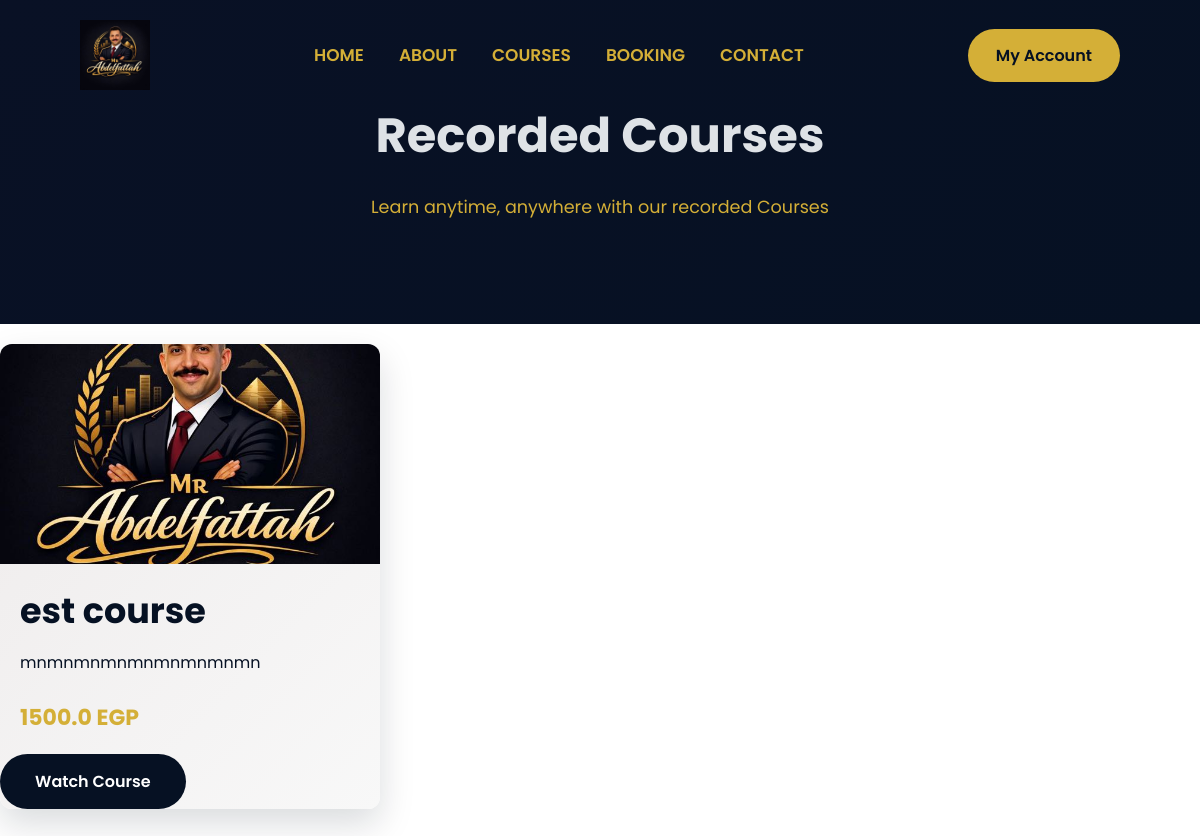
/courses/recorded (signed in), run on the app's committed database.
### models/recorded.py (models this page shows)
class Recorded(db.Model):
    __tablename__ = "recorded"
    id = db.Column(db.Integer, primary_key=True)
    title = db.Column(db.String(100), nullable=False)
    description = db.Column(db.Text)
    price = db.Column(db.Float, nullable=True)
    thumbnail = db.Column(db.String(255), nullable=True)
    lessons = db.relationship("Lessons", backref="recorded", cascade="all, delete-orphan")
    purchase = db.relationship("Purchase", backref="recorded", lazy=True)

### routes/recorded.py (the view)
@recorded.route("/courses/recorded", methods=["POST", "GET"])
def recorded_page():
    recorded = Recorded.query.all()
    purchases ={}
    if current_user.is_authenticated:
        user_purchases = Purchase.query.filter_by(user_id=current_user.id).all()
        purchases ={purchase.recorded_course_id: purchase
                   for purchase in user_purchases
                   }
    return render_template("recorded.html", recorded=recorded ,purchases=purchases)

### file.py (called while the page is built)
@login_manager.user_loader
def load_user(user_id):
    return db.session.get(User, int(user_id))

### templates/recorded.html
{% extends "base.html"%}
{%block body%}
<section class="recorded-page">
    <div class="recorded-header">
       <h1 class="page-title">Recorded Courses</h1>
       <p>Learn anytime, anywhere with our recorded Courses</p>
    </div>
</section>
<section  class="recorded-courses">
    <div class="recorded-container">
        <div class="recorded-grid">
          {%for recorded in recorded%}
            <div class="recorded-card">
                <div class="recorded-img" c>
                    {%if recorded.thumbnail%}
                      <img src="{{ url_for('static', filename='uploads/'+ recorded.thumbnail) }}" alt="{{recorded.title}}">
                    {%endif%}
                </div>
                <div class="recorded-content">
                    <h3>{{recorded.title}}</h3>
                    <p> {{recorded.description}}</p>
                   <span>{{recorded.price}} EGP</span>
                   {% set purchase = purchases.get(recorded.id)%}
                </div>
                <div class="recorded-actions">
                    {%if not purchase %}
                    <a href="{{ url_for('recorded.payment', id=recorded.id)}}" class="btn"> Buy</a>
                    {%elif purchase.status == "pending" %}
                    <button >
                        Waiting Approval
                    </button>
                    {%elif purchase.status =="approved" %}
                    <a href="{{ url_for('recorded.course_lessons', course_id=recorded.id) }}"
                     class="btn btn-primary">
                     Watch Course
                   </a>
                    {%elif purchase.status == "rejected" %}
                    <a href="{{ url_for('recorded.buy_course', id=recorded.id)}}" class="btn">upload pyment again</a>
                    {%endif%}
                </div>
            </div>
          {%endfor%}
        </div>
    </div>
</section>
{%endblock%}

### static/css/style.css (style rules this page uses)
:root { --primary-color:#061123; --secondary-color:#d4af37; --background-color:#dee2e6; --white:#ffffff; --black:#000000; --dark-light:#14213d; --gray:#6c757d; --light-gray:#ced4da; --border-color:#adb5bd; --success:#2ecc71; --danger:#e63946; --warning:#fca311; --card-bg:#ffffff; --card-hover:#f9f9fa; --button-primary:#fca311; --button-hover:#d98c00; --button-dark:#061123; --shadow:0 15px 35px rgba(6, 17, 35,.15); --radius:10px; --trnasition:.35s ease; }
* { margin: 0; padding: 0; box-sizing: border-box; }
body { font-family: 'poppins', sans-serif; background: var(--white); color: var(--black); overflow-x: hidden; }
img { width:100%; display: block; }
a { text-decoration: none; color: inherit; }
.btn { display: inline-block; padding:15px 35px; background: var(--primary-color); color: var(--white); border-radius: 50px; font-weight: 600; transition: var(--trnasition); }
section { padding: 100px 8%; }

### static/css/admin.css (style rules this page uses)
:root { --primary-color:#061123; --secondary-color:#d4af37; --background-color:#dee2e6; --white:#ffffff; --black:#000000; --dark-light:#14213d; --gray:#6c757d; --light-gray:#ced4da; --border-color:#adb5bd; --success:#2ecc71; --danger:#e63946; --warning:#fca311; --shadow:0 15px 35px rgba(6, 17, 35,.15); --radius:12px; --transition:.35s ease; }
* { margin: 0; padding: 0; box-sizing: border-box; }
body { background: var(--white); color: var(--black); overflow-x: hidden; }
.btn-primary { background:var(--primary-color) ; color: var(--white); }
.recorded-page { background: linear-gradient(135deg, #091125, #061123); padding: 100PX 8%; text-align: center; }
.recorded-header h1 { color: #dee2e6; font-size: 3rem; font-weight: 700; margin-bottom: 20px; }
.recorded-header p { max-width: 700px; margin: 0 auto; font-size: 1.1rem; line-height: 1.8; color: var(--secondary-color); }
.recorded-courses { padding: 20px 0 80px; }
.recorded-grid { display: grid; grid-template-columns: repeat(3,1fr); gap: 30px; }
.recorded-card { background: linear-gradient(135deg, #eeebeb, #f8f8f8); border-radius: var(--radius); overflow: hidden; box-shadow: var(--shadow); transition: var(--transition); }
.recorded-img { width: 100%; height: 220px; }
.recorded-img img { width: 100%; height: 100%; object-fit: cover; }
.recorded-content { padding: 20px; }
.recorded-content h3 { color: var(--primary-color); font-size: 35px; margin-bottom: 12px; }
.recorded-content p { color: var(--primary-color); line-height: 1.7; margin-bottom: 25px; }
.recorded-content span { color: #d4af37; font-size: 22px; font-weight: bold; }

### data on the page
Recorded: thumbnail (picture), title "est course", description "mnmnmnmnmnmnmnmnmn", price "1500.0"
